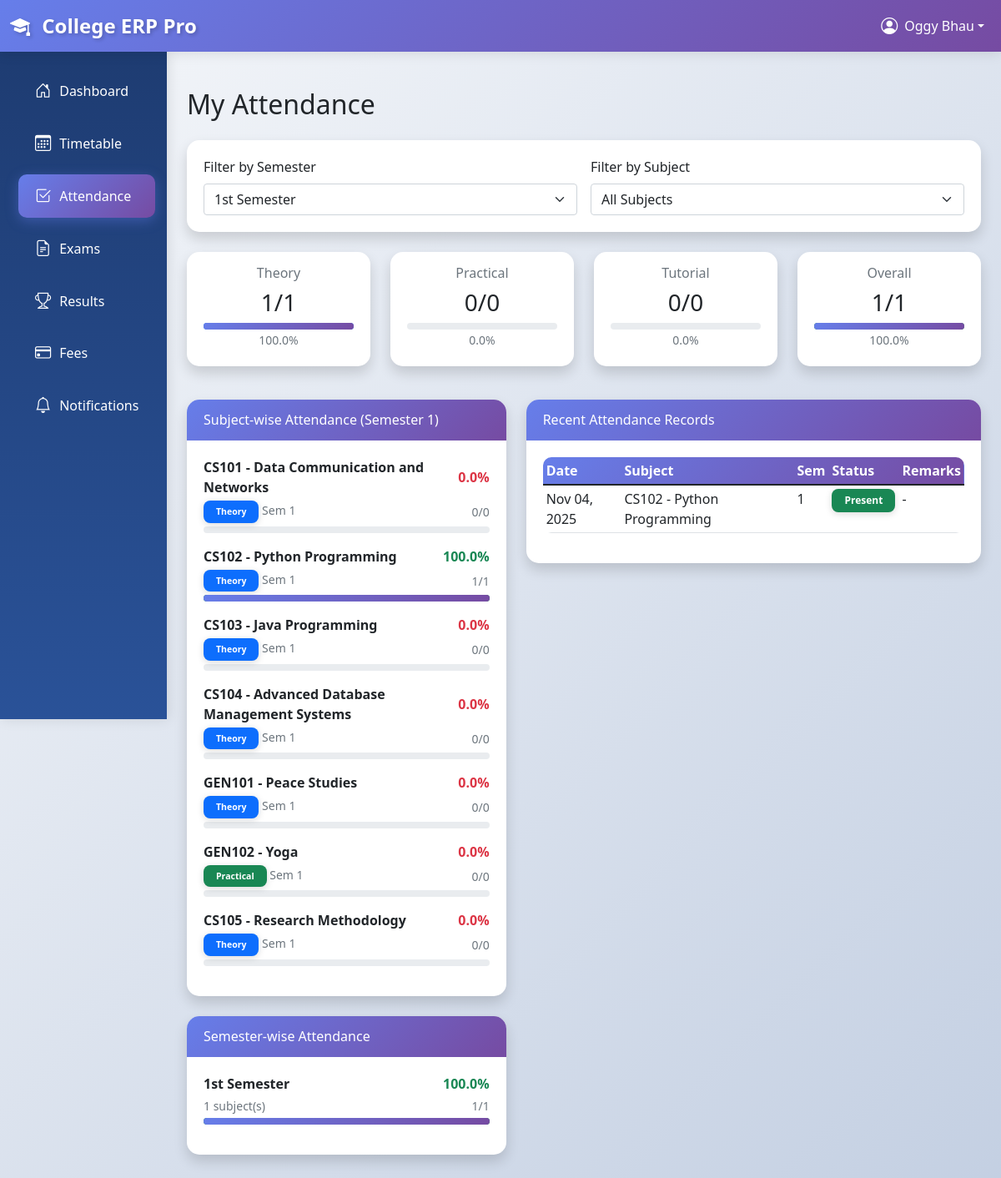
Before: /students/attendance/ (signed in) with the older database file.
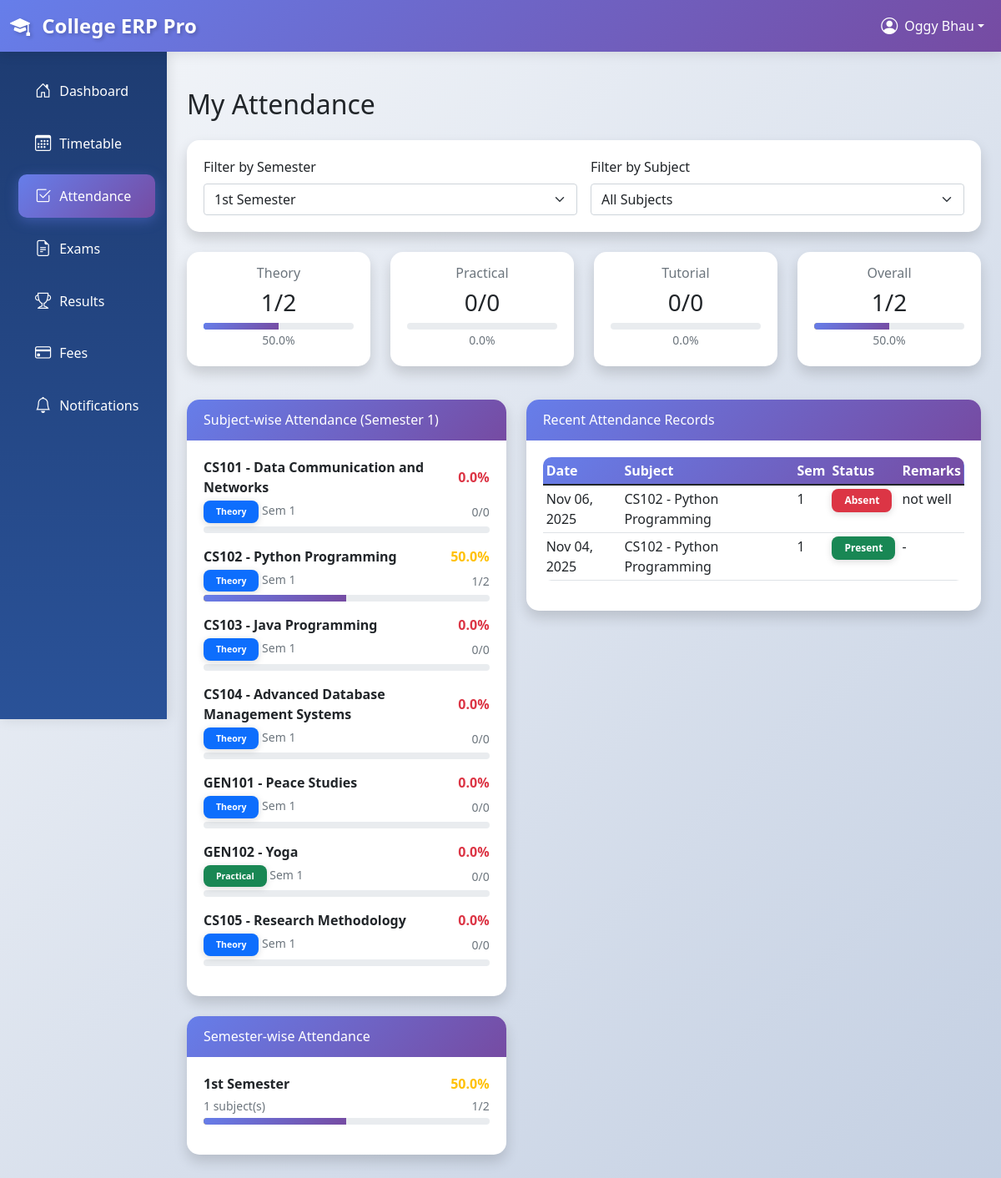
After: the same page with the newer database file.
### academics/models.py (models this page shows, shortened)
class Subject(models.Model):
    SUBJECT_TYPE_CHOICES = [
        ('TH', 'Theory'),
        ('PR', 'Practical'),
        ('TU', 'Tutorial'),
    ]
    course = models.ForeignKey(Course, on_delete=models.CASCADE)
    class_assigned = models.ForeignKey(Class, on_delete=models.CASCADE)
    teacher = models.ForeignKey(
        settings.AUTH_USER_MODEL,
        on_delete=models.SET_NULL,
        null=True,
        blank=True,
        related_name='taught_subjects'
    )
    subject_type = models.CharField(max_length=2, choices=SUBJECT_TYPE_CHOICES, default='TH')
    class Meta:
        unique_together = ['course', 'class_assigned']

class Course(models.Model):
    SEMESTER_CHOICES = [
        (1, '1st Semester'),
        (2, '2nd Semester'),
        (3, '3rd Semester'),
        (4, '4th Semester'),
        (5, '5th Semester'),
        (6, '6th Semester'),
        (7, '7th Semester'),
        (8, '8th Semester'),
    ]
    name = models.CharField(max_length=100)
    code = models.CharField(max_length=20, unique=True)
    department = models.ForeignKey(Department, on_delete=models.CASCADE)
    semester = models.IntegerField(choices=SEMESTER_CHOICES)
    credits = models.IntegerField(validators=[MinValueValidator(1), MaxValueValidator(6)])
    description = models.TextField(blank=True)
    syllabus = models.FileField(upload_to='syllabi/', null=True, blank=True)
    created_at = models.DateTimeField(auto_now_add=True)

class Attendance(models.Model):
    student = models.ForeignKey(
        settings.AUTH_USER_MODEL,
        on_delete=models.CASCADE,
        related_name='attendance_records'
    )
    subject = models.ForeignKey(Subject, on_delete=models.CASCADE)
    date = models.DateField()
    is_present = models.BooleanField(default=False)
    remarks = models.CharField(max_length=100, blank=True)
    marked_by = models.ForeignKey(
        settings.AUTH_USER_MODEL,
        on_delete=models.SET_NULL,
        null=True,
        related_name='marked_attendance'
    )
    created_at = models.DateTimeField(auto_now_add=True)
    class Meta:
        unique_together = ['student', 'subject', 'date']

### students/views.py (the view)
# urls.py: path('attendance/', views.attendance_overview, name='attendance_overview'),
@login_required
def attendance(request):
    if not request.user.is_student:
        messages.error(request, "Access denied.")
        return redirect('accounts:login')
    student = request.user.student_profile
    current_semester = student.student_class.semester if student.student_class else None
    selected_semester = request.GET.get('semester')
    if selected_semester:
        try:
            selected_semester = int(selected_semester)
        except ValueError:
            selected_semester = current_semester
    else:
        selected_semester = current_semester
    semesters = Course.SEMESTER_CHOICES
    all_attendance_records = Attendance.objects.filter(
        student=request.user
    ).select_related('subject__course', 'subject__course__department', 'subject', 'marked_by').order_by('-date')
    attendance_records = all_attendance_records
    if selected_semester:
        attendance_records = attendance_records.filter(subject__course__semester=selected_semester)
    subjects = Subject.objects.filter(class_assigned=student.student_class).select_related('course', 'course__department')
    if selected_semester:
        subjects = subjects.filter(course__semester=selected_semester)
    selected_subject_id = request.GET.get('subject')
    selected_subject = None
    if selected_subject_id:
        try:
            selected_subject = subjects.get(id=selected_subject_id)
        except Subject.DoesNotExist:
            pass
    rows = []
    aggregates = {
        'TH': {'present': 0, 'total': 0},
        'PR': {'present': 0, 'total': 0},
        'TU': {'present': 0, 'total': 0},
    }
    semester_attendance = {}
    for semester_num, semester_name in semesters:
        semester_attendance[semester_num] = {
            'name': semester_name,
            'subjects': [],
            'present': 0,
            'total': 0,
            'percentage': 0.0
        }
    all_subjects = Subject.objects.filter(class_assigned=student.student_class).select_related('course', 'course__department')
    for subject in all_subjects:
        total = all_attendance_records.filter(subject=subject).count()
        present = all_attendance_records.filter(subject=subject, is_present=True).count()
        percentage = round((present / total * 100), 2) if total > 0 else 0.0
        sem = subject.course.semester
        if sem in semester_attendance and total > 0:
            semester_attendance[sem]['subjects'].append({
                'subject': subject,
                'present': present,
                'total': total,
                'percentage': percentage,
            })
            semester_attendance[sem]['present'] += present
            semester_attendance[sem]['total'] += total
    for subject in subjects:
        total = attendance_records.filter(subject=subject).count()
        present = attendance_records.filter(subject=subject, is_present=True).count()
        percentage = round((present / total * 100), 2) if total > 0 else 0.0
        rows.append({
            'subject': subject,
            'subject_type': subject.subject_type,
            'present': present,
            'total': total,
            'percentage': percentage,
            'semester': subject.course.semester,
        })
        if subject.subject_type in aggregates:
            aggregates[subject.subject_type]['present'] += present
            aggregates[subject.subject_type]['total'] += total
    for sem in semester_attendance:
        sem_data = semester_attendance[sem]
        if sem_data['total'] > 0:
            sem_data['percentage'] = round((sem_data['present'] / sem_data['total'] * 100), 2)
    def pct(p, t):
        return round((p / t * 100), 2) if t > 0 else 0.0
    summary = {
        'theory': {
            'present': aggregates['TH']['present'],
            'total': aggregates['TH']['total'],
            'percentage': pct(aggregates['TH']['present'], aggregates['TH']['total']),
        },
        'practical': {
            'present': aggregates['PR']['present'],
            'total': aggregates['PR']['total'],
            'percentage': pct(aggregates['PR']['present'], aggregates['PR']['total']),
        },
        'tutorial': {
            'present': aggregates['TU']['present'],
            'total': aggregates['TU']['total'],
            'percentage': pct(aggregates['TU']['present'], aggregates['TU']['total']),
        },
    }
    overall_present = sum(a['present'] for a in aggregates.values())
    overall_total = sum(a['total'] for a in aggregates.values())
    summary['overall'] = {
        'present': overall_present,
        'total': overall_total,
        'percentage': pct(overall_present, overall_total),
    }
    recent_records = attendance_records[:20]
    if selected_subject:
        recent_records = attendance_records.filter(subject=selected_subject)[:20]
    context = {
        'student': student,
        'rows': rows,
        'summary': summary,
        'recent_records': recent_records,
        'subjects': subjects,
        'selected_subject': selected_subject,
        'semesters': semesters,
        'selected_semester': selected_semester,
        'current_semester': current_semester,
        'semester_attendance': semester_attendance,
    }
    return render(request, 'students/attendance.html', context)

### accounts/models.py (called while the page is built)
    @property
    def is_student(self):
        return self.user_type == 'student'

    @property
    def is_admin(self):
        return self.user_type == 'admin'

### college_erp/context_processors.py (called while the page is built)
def global_context(request):
    context = {
        'all_departments': Department.objects.all().order_by('name'),
    }
    return context

### templates/students/attendance.html (shortened to what the changed rows need)
{% extends 'base.html' %}
{% block content %}
<div class="py-4">
    <h1 class="h2 mb-4">My Attendance</h1>
    <div class="row mb-4">
        <div class="col-md-3 mb-3">
            <div class="card shadow">
                <div class="card-body text-center">
                    <h6 class="card-subtitle mb-2 text-muted">Theory</h6>
                    <h3 class="mb-0">{{ summary.theory.present }}/{{ summary.theory.total }}</h3>
                    <div class="progress mt-2">
                        <div class="progress-bar bg-primary" style="width: {{ summary.theory.percentage }}%"></div>
                    </div>
                    <small class="text-muted">{{ summary.theory.percentage }}%</small>
                </div>
            </div>
        </div>
        <div class="col-md-3 mb-3">
            <div class="card shadow">
                <div class="card-body text-center">
                    <h6 class="card-subtitle mb-2 text-muted">Overall</h6>
                    <h3 class="mb-0">{{ summary.overall.present }}/{{ summary.overall.total }}</h3>
                    <div class="progress mt-2">
                        <div class="progress-bar {% if summary.overall.percentage >= 75 %}bg-success{% elif summary.overall.percentage >= 50 %}bg-warning{% else %}bg-danger{% endif %}" style="width: {{ summary.overall.percentage }}%"></div>
                    </div>
                    <small class="text-muted">{{ summary.overall.percentage }}%</small>
                </div>
            </div>
        </div>
    </div>
    <div class="row">
        <div class="col-md-5 mb-4">
            <div class="card shadow">
                <div class="card-body">
                    {% if rows %}
                        {% for row in rows %}
                            <div class="mb-3">
                                <div class="d-flex justify-content-between align-items-center mb-1">
                                    <span class="fw-bold">{{ row.subject.course.code }} - {{ row.subject.course.name }}</span>
                                    <strong class="{% if row.percentage >= 75 %}text-success{% elif row.percentage >= 50 %}text-warning{% else %}text-danger{% endif %}">
                                        {{ row.percentage }}%
                                    </strong>
                                </div>
                                <div class="d-flex justify-content-between align-items-center mb-1">
                                    <small class="text-muted">
                                        <span class="badge bg-{% if row.subject_type == 'TH' %}primary{% elif row.subject_type == 'PR' %}success{% else %}info{% endif %}">
                                            {{ row.subject.get_subject_type_display }}
                                        </span>
                                        Sem {{ row.semester }}
                                    </small>
                                    <small class="text-muted">{{ row.present }}/{{ row.total }}</small>
                                </div>
                                <div class="progress" style="height: 8px;">
                                    <div class="progress-bar {% if row.percentage >= 75 %}bg-success{% elif row.percentage >= 50 %}bg-warning{% else %}bg-danger{% endif %}"
                                         style="width: {{ row.percentage }}%"></div>
                                </div>
                            </div>
                        {% endfor %}
                    {% else %}
                        <p class="text-muted">No attendance records found{% if selected_semester %} for semester {{ selected_semester }}{% endif %}.</p>
                    {% endif %}
                </div>
            </div>
            {% if semester_attendance %}
                <div class="card shadow mt-4">
                    <div class="card-body">
                        {% for sem_num, sem_name in semesters %}
                            {% for key, sem_data in semester_attendance.items %}
                                {% if key == sem_num and sem_data.total > 0 %}
                                    <div class="mb-3">
                                        <div class="d-flex justify-content-between align-items-center mb-1">
                                            <span class="fw-bold">{{ sem_data.name }}</span>
                                            <strong class="{% if sem_data.percentage >= 75 %}text-success{% elif sem_data.percentage >= 50 %}text-warning{% else %}text-danger{% endif %}">
                                                {{ sem_data.percentage }}%
                                            </strong>
                                        </div>
                                        <div class="d-flex justify-content-between align-items-center mb-1">
                                            <small class="text-muted">{{ sem_data.subjects|length }} subject(s)</small>
                                            <small class="text-muted">{{ sem_data.present }}/{{ sem_data.total }}</small>
                                        </div>
                                        <div class="progress" style="height: 8px;">
                                            <div class="progress-bar {% if sem_data.percentage >= 75 %}bg-success{% elif sem_data.percentage >= 50 %}bg-warning{% else %}bg-danger{% endif %}"
                                                 style="width: {{ sem_data.percentage }}%"></div>
                                        </div>
                                    </div>
                                {% endif %}
                            {% endfor %}
                        {% endfor %}
                    </div>
                </div>
            {% endif %}
        </div>
        <div class="col-md-7">
            <div class="card shadow">
                <div class="card-body">
                    <div class="table-responsive">
                        <table class="table table-sm table-hover">
                            <thead>
                                <tr>
                                    <th>Date</th>
                                    <th>Subject</th>
                                    <th>Sem</th>
                                    <th>Status</th>
                                    <th>Remarks</th>
                                </tr>
                            </thead>
                            <tbody>
                                {% for record in recent_records %}
                                <tr>
                                    <td>{{ record.date|date:"M d, Y" }}</td>
                                    <td>{{ record.subject.course.code }} - {{ record.subject.course.name }}</td>
                                    <td>{{ record.subject.course.semester }}</td>
                                    <td>
                                        {% if record.is_present %}
                                            <span class="badge bg-success">Present</span>
                                        {% else %}
                                            <span class="badge bg-danger">Absent</span>
                                        {% endif %}
                                    </td>
                                    <td>{{ record.remarks|default:"-" }}</td>
                                </tr>
                                {% empty %}
                                <tr>
                                    <td colspan="5" class="text-center text-muted">No attendance records found{% if selected_subject %} for this subject{% endif %}.</td>
                                </tr>
                                {% endfor %}
                            </tbody>
                        </table>
                    </div>
                </div>
            </div>
        </div>
    </div>
</div>
{% endblock %}

Changed rows visible on the page:
computed for Subject "CS102": percentage "100.0" → "50.0"; total "1" → "2"; {{ row.percentage }} 100.0 → 50.0 (drawn)
added Attendance: date "Nov 06, 2025", subject.course.code "CS102", subject.course.name "Python Programming", subject.course.semester "1", is_present "Absent", remarks "not well"
Other visible differences:
{{ summary.theory.total }}: "1" → "2"
{{ summary.theory.percentage }}: 100.0 → 50.0 (drawn)
{{ summary.theory.percentage }}: "100.0" → "50.0"
{{ summary.overall.total }}: "1" → "2"
{{ summary.overall.percentage }}: 100.0 → 50.0 (drawn)
{{ summary.overall.percentage }}: "100.0" → "50.0"
list line gone: "1st Semester 100.0 % 1 subject(s) 1 / 1"
new list line: "1st Semester 50.0 % 1 subject(s) 1 / 2"
